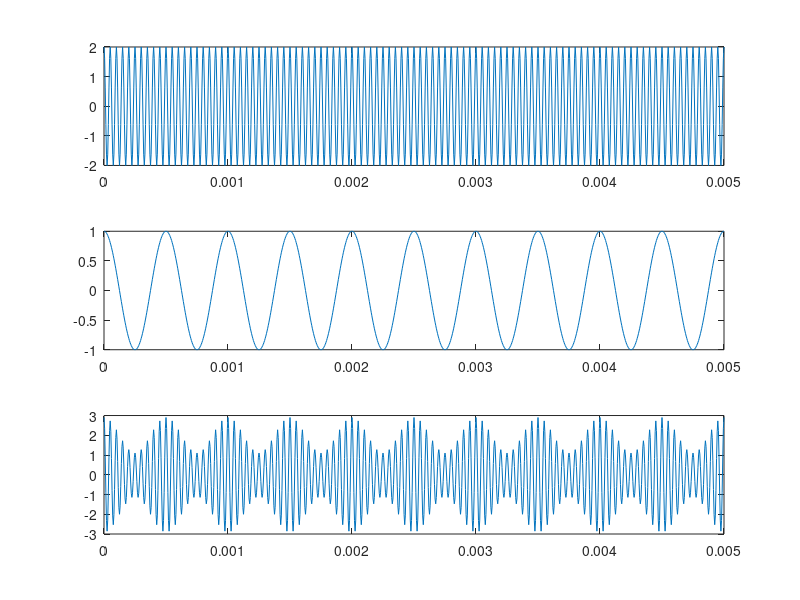

Reproduce this figure in MATLAB.
clc
clear all;
close all;

fc = 5000;
Tc = 1/fc;    %Time period = 0.00016
Lc = 100 * Tc;    %0.016
tc = 0:0.001*Lc:Lc;
c = cos(2*pi*fc*tc);
%plot(tc,c);

fm = 2000;
Tm = 1/fm;    %0.0005
Lm = 10 * Tm;
%ts = 0.001*Lm;
%fs = 1/ts;
tm = 0:0.001*Lm:Lm;
M_t = cos(2*pi*fm*tm);
%plot(tm,M_t)

Ec = 2;
m(1) = 0
a = []
for i=1:1:10
    x = m(i);   %x = 0 0.1
    e = Ec+x.*M_t;    %e = 1+x.[M_t] e=[1 1 1 1.....1]
    AM = e.*c;    % Am = [1 0.8 ......]
    a = [a;AM];   % a = [ ; 1 0.8.....]   (Ec + x.M_t) * c
    m(i+1) = m(i) + 0.1;
end

s1 = a(1,:);
s2 = a(5,:);
s3 = a(10,:);
subplot(3,1,1)
plot(tm,s1)
subplot(3,1,2)
plot(tm,M_t)
subplot(3,1,3)
plot(tm,s3)
